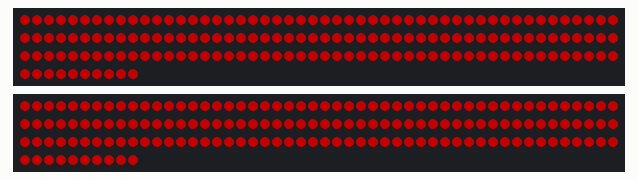
Recording of a sketch running on a simulated Arduino Uno, built with avr-gcc and run on an emulated ATmega328P. Parts: 2 × 160 RGB LEDs in strip order, left to right, continuing on the next row. Dim RGB values are drawn brighter than linear.

Above: at 0.18 s.
At 4.42 s:
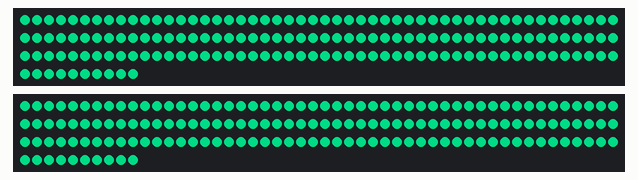
At 8.16 s:
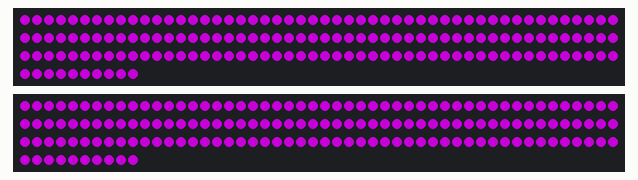
At 16.32 s:
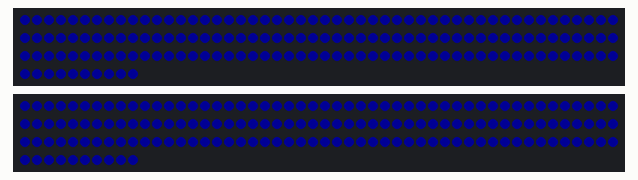
At 23.2 s:
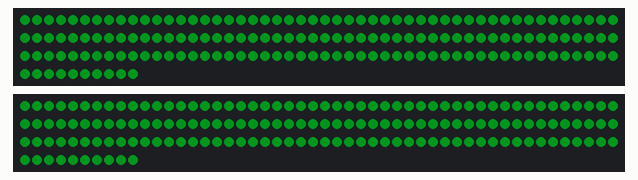
At 36.73 s:
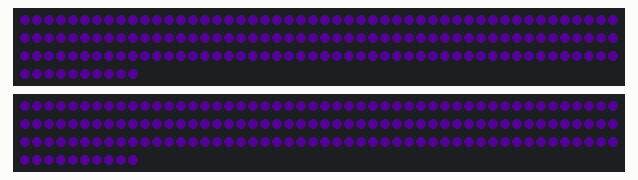

The sketch:

led_ears.ino
```cpp
#include <Adafruit_NeoPixel.h>
#include <math.h> // For sin() function

// Configuration
#define NUM_LEDS      160
#define DATA_PIN_1    0
#define DATA_PIN_2    1
#define MAX_BRIGHTNESS 150   // Max brightness (0–255)
#define MIN_BRIGHTNESS 20    // Min brightness
#define PULSE_SPEED     0.05 // Lower = slower breathing
#define HUE_STEP        1    // How fast hue changes (1 = slow)

// Create two NeoPixel objects for each LED strip
Adafruit_NeoPixel strip1(NUM_LEDS, DATA_PIN_1, NEO_GRB + NEO_KHZ800);
Adafruit_NeoPixel strip2(NUM_LEDS, DATA_PIN_2, NEO_GRB + NEO_KHZ800);

float angle = 0.0; // For breathing effect (sin wave)
uint16_t hue = 0;  // For color cycling

void setup() {
  strip1.begin();
  strip2.begin();
  strip1.show();
  strip2.show();
}

void loop() {
  // Calculate brightness using a sine wave
  float brightnessFactor = (sin(angle) + 1.0) / 2.0; // Normalize to 0–1
  uint8_t brightness = MIN_BRIGHTNESS + (brightnessFactor * (MAX_BRIGHTNESS - MIN_BRIGHTNESS));

  // Convert hue to RGB
  uint32_t color = HSVtoRGB(hue, 255, brightness); // full saturation, variable brightness

  // Set color on both strips
  fillStrip(strip1, color);
  fillStrip(strip2, color);

  strip1.show();
  strip2.show();

  // Update values for next frame
  angle += PULSE_SPEED;
  if (angle >= TWO_PI) angle -= TWO_PI;

  hue += HUE_STEP;
  if (hue >= 360) hue = 0;

  delay(10); // Small delay to control speed
}

void fillStrip(Adafruit_NeoPixel& strip, uint32_t color) {
  for (int i = 0; i < NUM_LEDS; i++) {
    strip.setPixelColor(i, color);
  }
}

// Convert HSV to packed RGB color
uint32_t HSVtoRGB(uint16_t h, uint8_t s, uint8_t v) {
  float r, g, b;

  float hf = h / 60.0;
  int i = floor(hf);
  float f = hf - i;
  float p = v * (1.0 - s / 255.0);
  float q = v * (1.0 - f * s / 255.0);
  float t = v * (1.0 - (1.0 - f) * s / 255.0);

  switch (i % 6) {
    case 0: r = v; g = t; b = p; break;
    case 1: r = q; g = v; b = p; break;
    case 2: r = p; g = v; b = t; break;
    case 3: r = p; g = q; b = v; break;
    case 4: r = t; g = p; b = v; break;
    case 5: r = v; g = p; b = q; break;
  }

  return strip1.Color((int)r, (int)g, (int)b);
}
```
